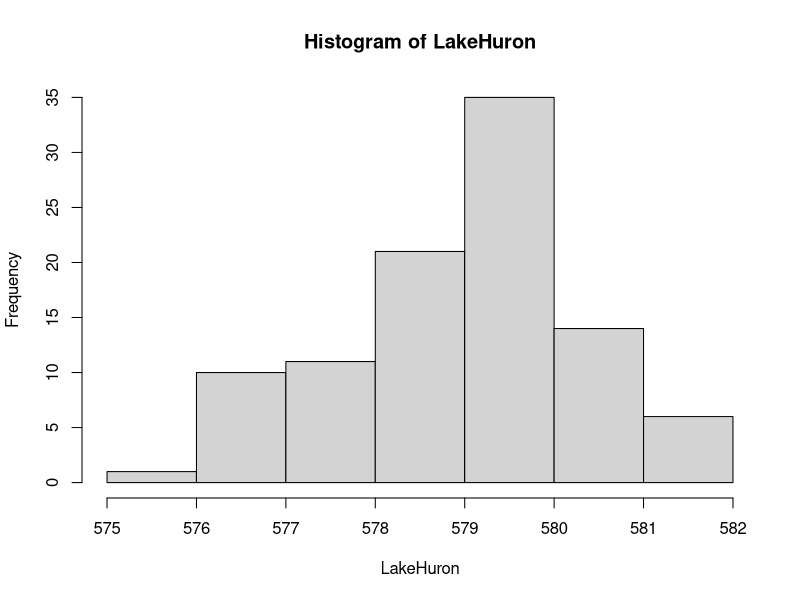

This figure's R source:
data()
summary(Orange)
View(Orange)
summary(LakeHuron)
hist(LakeHuron)
View(LakeHuron)
df<- data.frame(LakeHuron)
View(df)
